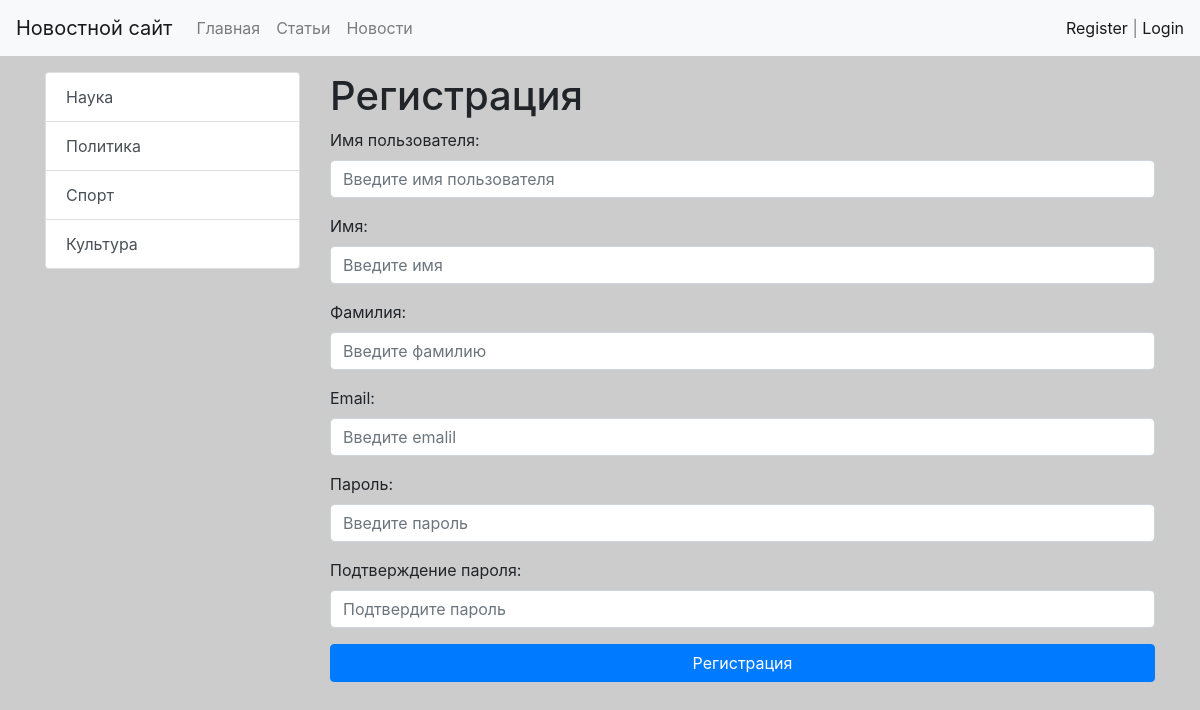
The page /users/register/ on the database its author committed.
### news/models.py (models this page shows, shortened)
class Category(models.Model):
    name = models.CharField(max_length=64, unique=True)
    def get_absolute_url(self):
        return reverse('category', kwargs={'category_id': self.pk})

### users/views.py (the view)
# urls.py: path('register/', views.register, name='register'),
def register(request):
    if request.method == 'POST':
        form = UserRegisterForm(request.POST)
        if form.is_valid():
            form.save()
            messages.success(request, 'Регистрация успешна!')
            return redirect('login')
        else:
            messages.error(request, 'Ошибка регистрации')
    else:
        form = UserRegisterForm()
    return render(request, 'users/register.html', {'form': form})

### users/forms.py
class UserRegisterForm(UserCreationForm):
    username = forms.CharField(label='Имя пользователя', widget=forms.TextInput(attrs={
        'class': 'form-control', 'placeholder': 'Введите имя пользователя'}))
    first_name = forms.CharField(label='Имя', widget=forms.TextInput(attrs={
        'class': 'form-control', 'placeholder': 'Введите имя'}))
    last_name = forms.CharField(label='Фамилия', widget=forms.TextInput(attrs={
        'class': 'form-control', 'placeholder': 'Введите фамилию'}))
    email = forms.EmailField(label='Email', widget=forms.EmailInput(attrs={
        'class': 'form-control', 'placeholder': 'Введите emalil'}))
    password1 = forms.CharField(label='Пароль', widget=forms.PasswordInput(attrs={
        'class': 'form-control', 'placeholder': 'Введите пароль'}))
    password2 = forms.CharField(label='Подтверждение пароля', widget=forms.PasswordInput(attrs={
        'class': 'form-control', 'placeholder': 'Подтвердите пароль'}))
    class Meta:
        model = User
        fields = ['username', 'first_name', 'last_name', 'email', 'password1', 'password2']

### news/templatetags/news_tags.py (called while the page is built)
@register.inclusion_tag('news/list_categories.html')
def show_categories():
    categories = Category.objects.all()
    return {'categories': categories}

### users/templates/users/register.html (shortened to what this page needs)
{% extends 'base.html' %}
{% block sidebar %}
{% include 'inc/_sidebar.html' %}
{% endblock %}
{% block content %}
<h1>Регистрация</h1>
<form method="post">
    {{ form.as_p }}
    <button type="submit" class="btn btn-primary btn-block">Регистрация</button>
</form>
{% endblock %}

### news/templates/news/list_categories.html
<div class="list-group">
  {% for item in categories %}
  <a href="{{ item.get_absolute_url }}" class="list-group-item list-group-item-action">{{ item.name }}</a>
  {% endfor %}
</div>

### static/css/style.css (style rules this page uses)
body { background-color: #ccc; }

### rows shown on the page
Category: name "Наука"
Category: name "Политика"
Category: name "Спорт"
Category: name "Культура"
